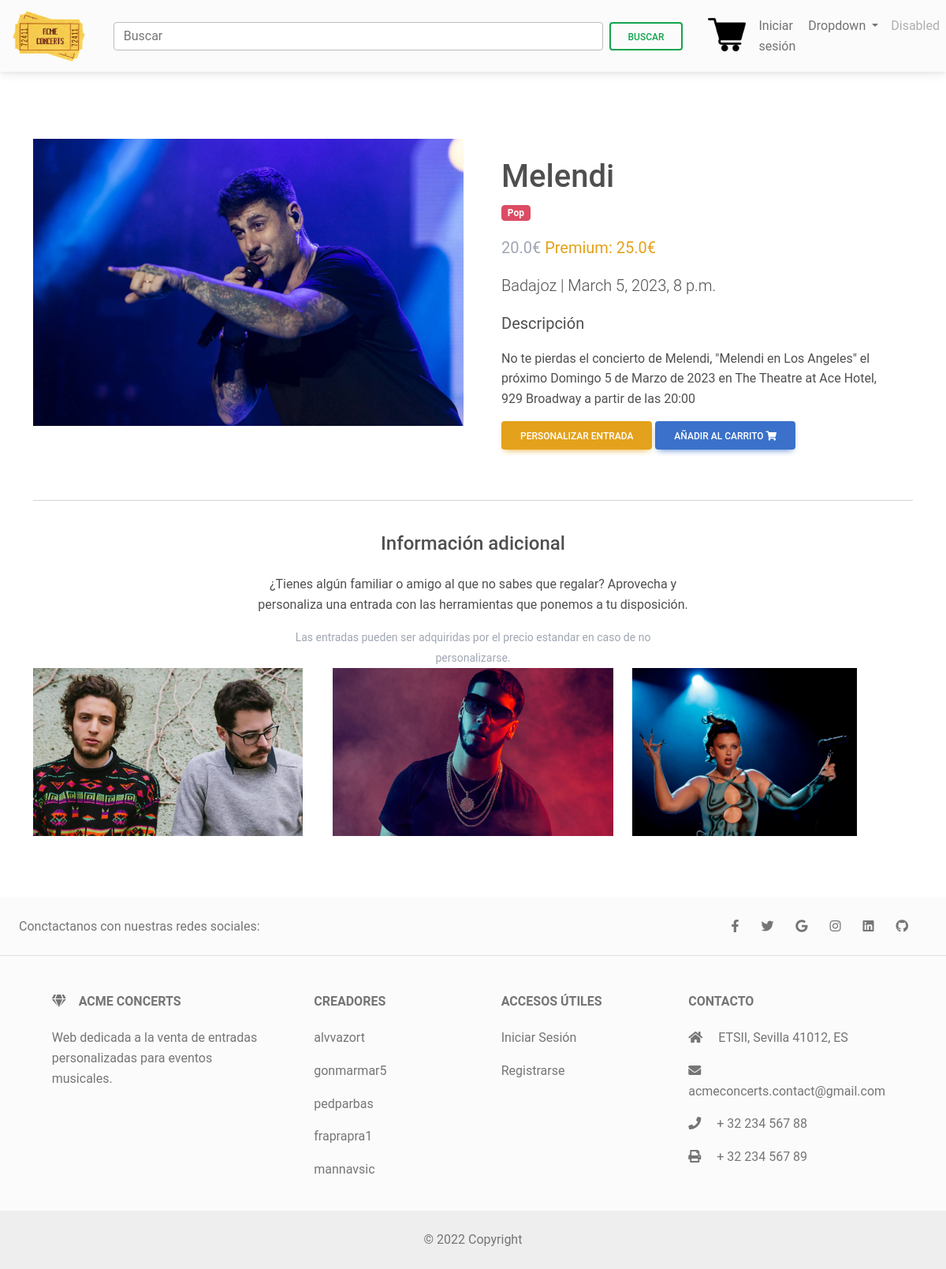
The app's page /tickets/melendi/ with its own data.
### main/models.py (models this page shows, shortened)
class Ticket(models.Model):
    ordering = ['-slug']
    title = models.CharField(max_length=100)
    price = models.FloatField()
    price_customized = models.FloatField()
    location= models.CharField(max_length=100, default="No definido")
    category = models.CharField(choices=CATEGORY, max_length=2)
    slug = models.SlugField()
    description = models.TextField()
    image = models.ImageField(upload_to= 'images/tickets/')
    date = models.DateTimeField()
    stock = models.PositiveIntegerField(default=10)
    def get_absolute_url(self):
        return reverse("main:ticket", kwargs={
            'slug': self.slug
        })
    def get_add_to_cart_url(self):
        return reverse("main:add-to-cart", kwargs={
            'slug': self.slug
        })

### main/views.py (the view)
# urls.py: path('<slug>/', views.TicketDetailView.as_view(), name='customize'),
class TicketDetailView(DetailView):
    model = Ticket
    template_name = "product.html"
    def get_context_data(self, **kwargs):
        context = super().get_context_data(**kwargs)
        context["MEDIA_URL"] = settings.MEDIA_URL
        context["tickets"] = Ticket.objects.all()[:3]
        return context

### main/templates/product.html (shortened to what this page needs)
{% extends "base.html" %}
{% block content %}
<main class="mt-2 pt-2">
  <div class="container dark-grey-text mt-5">
    <div class="row wow fadeIn">
      <div class="col-md-6 mb-4">
        <img src="{{MEDIA_URL}}{{object.image}}" class="img-fluid" alt="">
      </div>
      <div class="col-md-6 mb-4">
        <div class="p-4">
          <h1 class="">{{object.title}}</h1>
          <div class="mb-3">
            <a href="/{{object.get_category_display.lower}}">
              <span class="badge bg-danger text-white mr-1">{{object.get_category_display}}</span>
            </a>
          </div>
          <p class="lead">
            {% if object.price_customized %}
            <span class="text-secondary mr-1">
              <b>{{ object.price }}€</b>
            </span>
            <span><b class="text-warning">Premium: {{ object.price_customized }}€</b></span>
            {% else %}
            <span>{{ object.price }}€</span>
            {% endif %}
          </p>
          <p class="lead font-weight-bold">{{object.location}} | {{object.date}}</p>
          <p class="lead font-weight-bold"><b>Descripción</b></p>
          <p>{{ object.description }}</p>
          <form class="d-flex justify-content-left">
            {%if object.stock == 0%}
            <a class="btn btn-danger btn-md my-0 p">
              ENTRADAS AGOTADAS
              <iconify-icon icon="bi:dash-circle-fill"></iconify-icon>
            </a>
            {% else %}
            <a class="btn btn-warning btn-md my-0 p" href="/customize/{{ticket.slug}}">
              Personalizar entrada
            </a>
            <a href="{{object.get_add_to_cart_url}}" class="btn btn-primary btn-md my-0 p" type="submit">
              Añadir al carrito
              <i class="fas fa-shopping-cart ml-1"></i>
            </a>
            {% endif %}
          </form>
        </div>
      </div>
    </div>
    <hr>
    <div class="row d-flex justify-content-center wow fadeIn">
      <div class="col-md-6 text-center">
        <h4 class="my-4 h4">Información adicional</h4>
        <p>
          ¿Tienes algún familiar o amigo al que no sabes que regalar? Aprovecha y personaliza una entrada con las herramientas
          que ponemos a tu disposición.</p>
        <small class="text-secondary">Las entradas pueden ser adquiridas por el precio estandar en caso de no personalizarse.</small>
      </div>
    </div>
    <div class="row wow fadeIn">
      {% for ticket in tickets %}
      <div class="col-lg-4 col-md-12 mb-4">
        <a href="{{ticket.get_absolute_url}}">
          <img src="{{MEDIA_URL}}{{ticket.image}}" class="img-fluid" style="height:80%">
        </a>
      </div>
      {% endfor %}
    </div>
  </div>
</main>
{% endblock content %}

### records on screen
Ticket: image (picture), title "Melendi", category "Pop", price "20.0", price_customized "25.0", location "Badajoz", date "March 5, 2023, 8 p.m.", description "No te pierdas el concierto de Melendi, \"Melendi en Los Angeles\" el próximo Domingo 5 de Marzo de 2023 en The Theatre at Ace Hotel, 929 Broadway a partir de las 20:00"
Ticket: image (picture)
Ticket: image (picture)
Ticket: image (picture)
